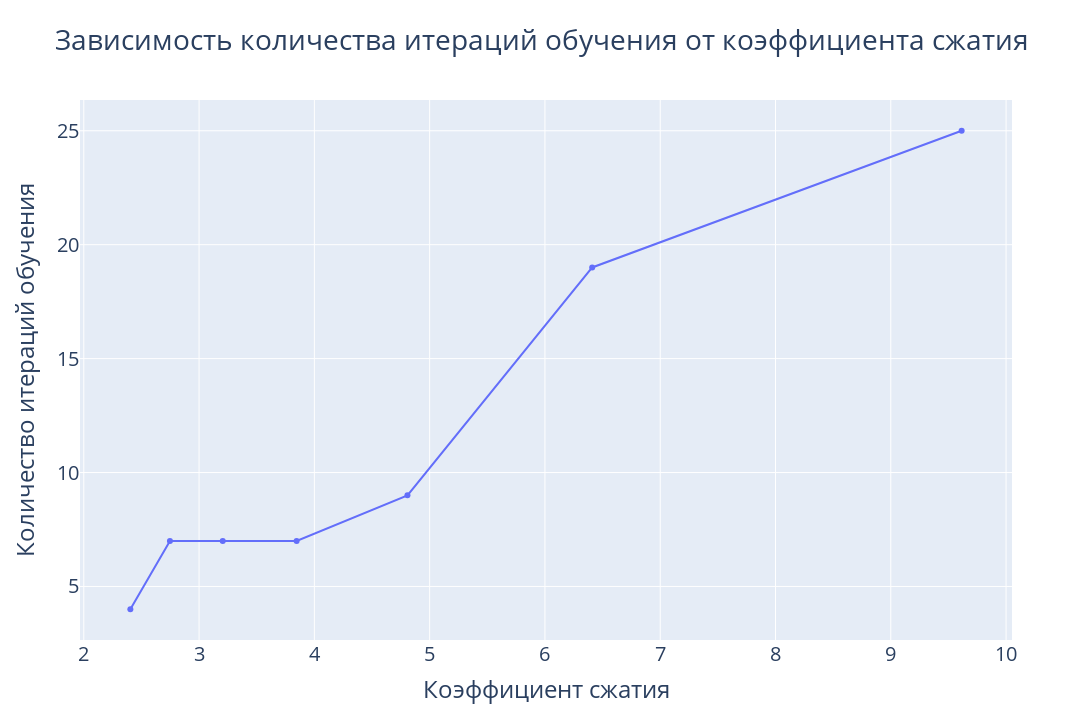

The code cell stored with this chart in its notebook:
### Markdown cell above
## Relationship between hidden layer dimension and epochs

### Code cell
p_s = (10, 15, 20, 25, 30, 35, 40)
epochs_amount: list[int] = []
compression_rates: list[float] = []
for p in p_s:
    compression_rates.append((n*l) / ((n+l) * p + 2))
    dl = LRNN(n, p, 0.001)
    dl.train(train, 15000, learn_by_loss=True, max_loss=2000)
    epochs_amount.append(dl.epoch)
fig = go.Figure()
fig.add_trace(go.Scatter(x=compression_rates, y=epochs_amount, mode='lines+markers'))
fig.update_layout(title='Зависимость количества итераций обучения от коэффициента сжатия',
                  xaxis_title='Коэффициент сжатия',
                  yaxis_title='Количество итераций обучения',
                  height=720, width=1280,
                  font=dict(size=20))
fig.show()

### Figure 1 — Plotly figure (JSON) as saved in the notebook; plotly's stock layout.template omitted (floating-point values rounded to 4 significant figures)
{"data": [{"mode": "lines+markers", "type": "scatter", "x": [9.615, 6.41, 4.808, 3.846, 3.205, 2.747, 2.404], "y": [25, 19, 9, 7, 7, 7, 4]}], "layout": {"font": {"size": 20}, "height": 720, "title": {"text": "Зависимость количества итераций обучения от коэффициента сжатия"}, "width": 1280, "xaxis": {"title": {"text": "Коэффициент сжатия"}}, "yaxis": {"title": {"text": "Количество итераций обучения"}}}}
